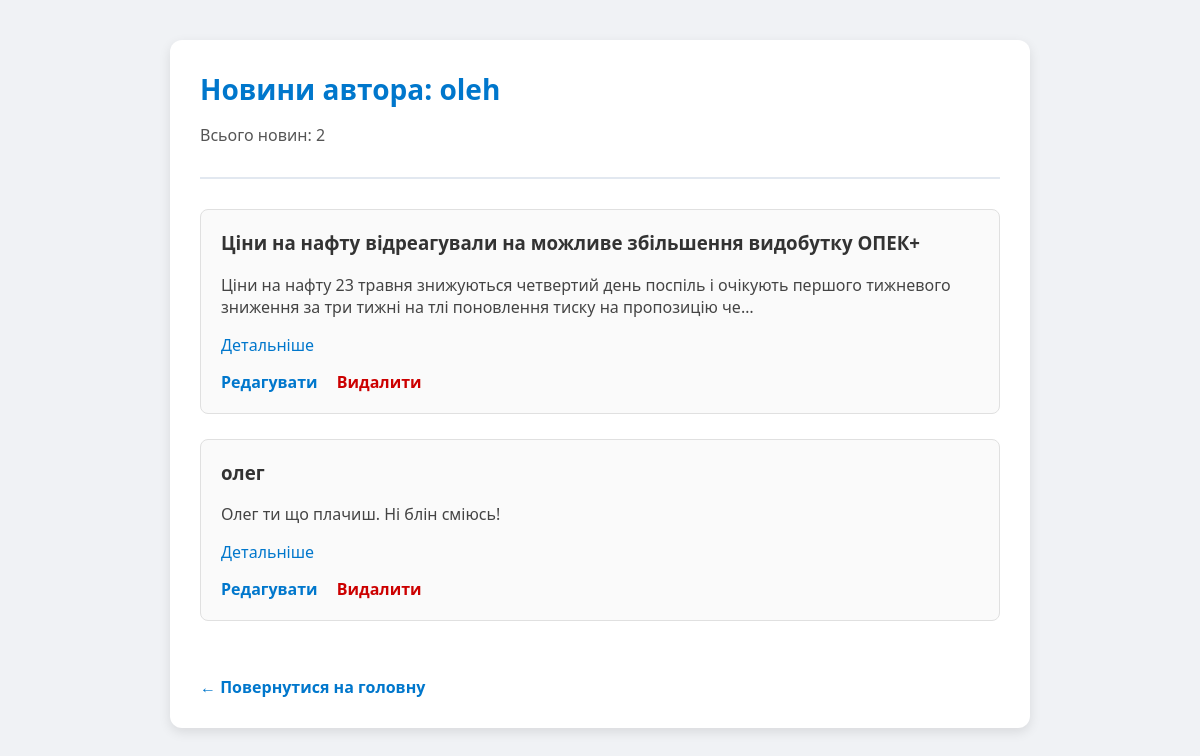
Page /user_news/oleh/ (signed in) on the committed database.
### news/models.py (models this page shows, shortened)
class News(models.Model):
    title = models.CharField(max_length=200)
    content = models.TextField()
    image = models.ImageField(upload_to='news_images/', blank=True, null=True)
    created_at = models.DateTimeField(auto_now_add=True)
    author = models.ForeignKey(User, on_delete=models.CASCADE)
    class Meta:
        verbose_name = 'Новина'
        verbose_name_plural = 'Новини'

### news/views.py (the view)
# urls.py: path('user_news/<str:username>/', views.user_news, name='user_news'),
def user_news(request, username):
    author = get_object_or_404(User, username=username)
    news_list = News.objects.filter(author=author).order_by('-created_at')
    return render(request, 'news/user_news.html', {
        'author': author,
        'news_list': news_list,
        'current_user': request.user
    })

### news/templates/news/user_news.html (shortened to what this page needs)
<!DOCTYPE html>
<html lang="uk">
<head>
</head>
<body>
  <div class="container">
    <div class="author-header">
      <h1>Новини автора: {{ author.username }}</h1>
      <p>Всього новин: {{ news_list.count }}</p>
    </div>
    {% if news_list %}
      {% for news in news_list %}
        <div class="news">
          <h3>{{ news.title }}</h3>
          <p>{{ news.content|truncatechars:150 }}</p>
          <a href="/news_detail/{{ news.id }}">Детальніше</a>
          {% if current_user == news.author or current_user.is_staff %}
            <div class="actions">
              <a href="/edit_news/{{ news.id }}">Редагувати</a>
              <a href="/delete_news/{{ news.id }}">Видалити</a>
            </div>
          {% endif %}
        </div>
      {% endfor %}
    {% else %}
      <p>Цей автор ще не опублікував жодної новини.</p>
    {% endif %}
    <a class="back-link" href="/">← Повернутися на головну</a>
  </div>
</body>
</html>

### news/templates/news/user_news.html (style rules this page uses)
body { font-family: 'Segoe UI', Tahoma, Geneva, Verdana, sans-serif; margin: 0; padding: 0; background-color: #f0f2f5; color: #333; }
.container { max-width: 800px; margin: 40px auto; padding: 30px; background: #ffffff; border-radius: 12px; box-shadow: 0 4px 12px rgba(0,0,0,0.1); }
.author-header { margin-bottom: 30px; padding-bottom: 15px; border-bottom: 2px solid #e2e8f0; }
.author-header h1 { font-size: 28px; margin: 0 0 10px; color: #0077cc; }
.author-header p { font-size: 16px; color: #555; }
.news { margin-bottom: 25px; padding: 20px; border: 1px solid #e0e0e0; border-radius: 8px; background-color: #fafafa; transition: box-shadow 0.3s ease; }
.news h3 { margin-top: 0; color: #333; }
.news p { color: #444; }
.news a { color: #0077cc; text-decoration: none; font-weight: 500; }
.news .actions { margin-top: 15px; }
.news .actions a { margin-right: 15px; font-weight: bold; }
.news .actions a:last-child { color: #cc0000; }
.back-link { display: inline-block; margin-top: 30px; text-decoration: none; color: #0077cc; font-weight: bold; }

### rows in the picture
News: title "Ціни на нафту відреагували на можливе збільшення видобутку ОПЕК+", content "Ціни на нафту 23 травня знижуються четвертий день поспіль і очікують першого тижневого зниження за три тижні на тлі поновлення тиску на пропозицію че…"
News: title "олег", content "Олег ти що плачиш. Ні блін сміюсь!"

### other values in the picture
{{ author.username }} "oleh"
{{ news_list.count }} "2"
